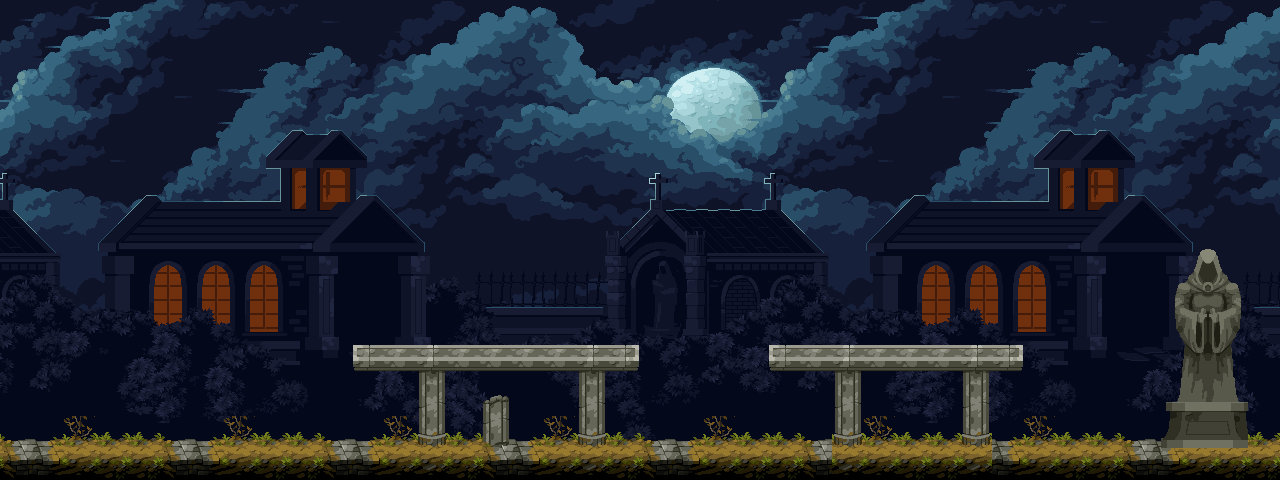

Rendered tile map (Tiled .tmx) drawn with the repository's tilesets; below, a short description and the map source with its tile grids summarised:
An orthogonal 40x15 tile map with 32x32 px tiles, 4 tile layers (Base_Sky, Base_House, Ground, Details), 4 tilesets and 4 objects (2x SecondGround, Goal, Start).

<map version="1.10" tiledversion="1.10.2" orientation="orthogonal" renderorder="right-up" width="40" height="15" tilewidth="32" tileheight="32" infinite="0" nextlayerid="6" nextobjectid="6">
 <tileset firstgid="1" source="Background_Sky2.tsx" />
 <tileset firstgid="313" source="Background_House2.tsx" />
 <tileset firstgid="625" source="Tiles2.tsx" />
 <tileset firstgid="757" source="Salt2.tsx" />
 <layer id="1" name="Base_Sky" width="40" height="15">
  <data>[600 cells, 600 non-empty, 312 distinct tile ids]</data>
 </layer>
 <layer id="2" name="Base_House" width="40" height="15">
  <data>[600 cells, 520 non-empty, 312 distinct tile ids]</data>
 </layer>
 <layer id="3" name="Ground" width="40" height="15">
  <data>[600 cells, 119 non-empty, 20 distinct tile ids]</data>
 </layer>
 <layer id="4" name="Details" width="40" height="15">
  <data>[600 cells, 23 non-empty, 23 distinct tile ids]</data>
 </layer>
 <objectgroup id="5" name="Objects">
  <object id="1" name="Goal" x="1184" y="416" width="33" height="32" />
  <object id="3" name="SecondGround" x="352.75" y="351" width="286.5" height="20" />
  <object id="4" name="SecondGround" x="768" y="351" width="255.25" height="20.75" />
  <object id="5" name="Start" x="33" y="417.5" width="30.75" height="30.5" />
 </objectgroup>
</map>
